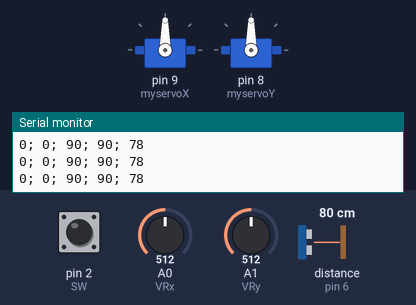
The sketch below on a simulated Arduino Uno, built with avr-gcc and run on an emulated ATmega328P. On the bench: 2 × servo, the last lines printed to the serial monitor. Wiring (inferred from the names in the program): ultrasonic range finder: trigger pin 7; echo pin 6. The inputs (shaded band) are chosen by the test bench; at power-on: A1 (VRy) = 512, A0 (VRx) = 512, pin 2 (SW) HIGH, distance to the obstacle (sensor on pin 6) 80 cm. The echo pulse lasts 58.3 µs per cm.

Above: at 1.2 s.
1.3 s: A1 (VRy) set to 876
2.8 s: A1 (VRy) set to 902
At 3.13 s:
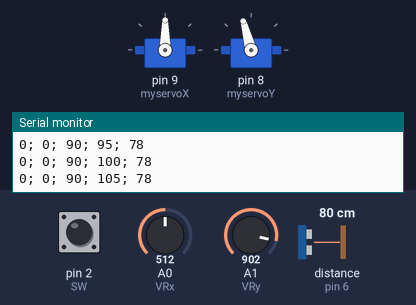
At 5.5 s:
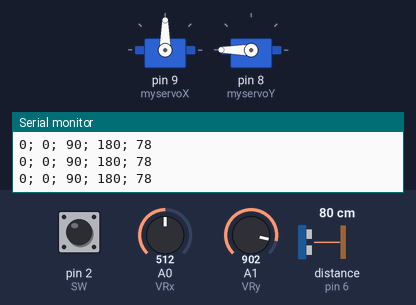
5.8 s: A0 (VRx) set to 142
7.3 s: A0 (VRx) set to 122
At 9.9 s:
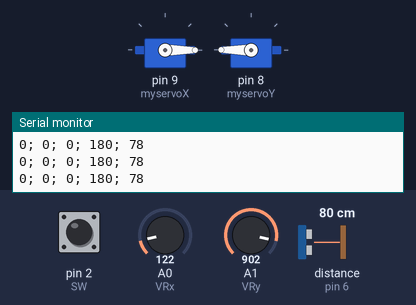
10.3 s: pin 2 (SW) pulled LOW for 1 s
At 11.53 s:
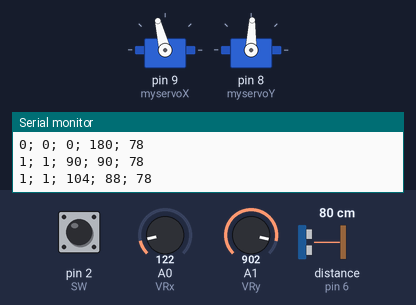
13.3 s: pin 2 (SW) pulled LOW for 0.15 s
Timing chart, 0 to 17.2 s (numbered marks = the images above; inputs shaded):
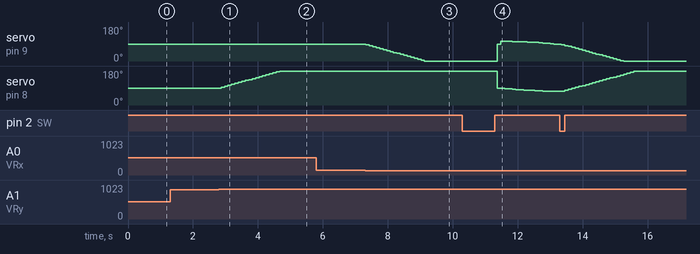

Measured:
- the behaviour switches between 883 and 884 on A1 (VRy) (found by bisection; images 0 and 1)
- the behaviour switches between 134 and 133 on A0 (VRx) (found by bisection; images 2 and 3)
- after the input at 2.8 s, servo on pin 8 (myservoY): moves from 90° to 180° over 1.8 s, starting after 0.07 s
- after the input at 7.3 s, servo on pin 9 (myservoX): moves from 90° to 0° over 1.8 s, starting at once
- after the input at 10.3 s, servo on pin 9 (myservoX): ramps from 104° to 88° and jumps back, once every 0.12 s; servo on pin 8 (myservoY): moves from 180° to 73° over 1.5 s, starting after 1.1 s

The sketch:

Arm.ino
```cpp
#include <math.h>
#include <Servo.h>

// Servo setup for default values
int servoAngleX = 90;
int servoAngleY = 90;
int midpointX = 90;
int midpointY = 90;

// Setup for switching between manual and algorithmic arm movement
int SW = 2;
int SW_state_new = 0;
int SW_state_old = 1;
int SW_state = 0; // 0: manual; 1: algorithmic

// Setup for manual arm movement
Servo myservoX;
Servo myservoY;
int VRx = A0;
int VRy = A1;
// For servo calibration
const int XCenterVal = 533, YCenterVal = 484;  //  Values of pot input when centered
const int XpotSpeed = 75, YpotSpeed = 75;  // Scale value for controlling speed of movement (higher=slower)
const int errorAmount = 400;

// Setup for algorithic arm movement
int mode = 0; // 0: found close object; 1: finding close object
// For the swirl formula
const double inside = -9.96668;
double t = 0;
// For sonar distance calculation
const int echoPin = 6;
const int trigPin = 7;
int time = 0;

void setup() {
  pinMode(trigPin, OUTPUT); // Sets the trigPin as an OUTPUT
  pinMode(echoPin, INPUT); // Sets the echoPin as an INPUT
  Serial.begin(9600); // // Serial Communication is starting with 9600 of baudrate speed
  Serial.println("Ultrasonic Sensor HC-SR04 Test"); // print some text in Serial Monitor
  Serial.println("with Arduino UNO R3");

  pinMode(VRx, INPUT); // Joystick X
  pinMode(VRy, INPUT); // Joystick Y
  pinMode(SW, INPUT_PULLUP); // Joystick button

  myservoX.attach(9); // Output for first servo
  myservoY.attach(8); // Output for second servo
}

void loop()
{
  // Toggle for algorithmic or manual crane movement
  SW_state_new = digitalRead(SW);
  if (SW_state_new != SW_state_old) {
    if (SW_state_new == 1) {
      SW_state = !SW_state;

      // Algorithm begins at last crane location
      midpointX = servoAngleX;
      midpointY = servoAngleY;
    }
    SW_state_old = SW_state_new;
  }

  // Manual arm movement
  if (SW_state == 0) {
    int XpotVal = analogRead(VRx) - XCenterVal;
    int YpotVal = analogRead(VRy) - YCenterVal;
    if (abs(XpotVal) < errorAmount) { XpotVal = 0; }
    if (abs(YpotVal) < errorAmount) { YpotVal = 0; }
    servoAngleX = servoAngleX + (XpotVal/XpotSpeed);
    servoAngleY = servoAngleY + (YpotVal/YpotSpeed);
    if (servoAngleX > 180) { servoAngleX = 180; }
    if (servoAngleY > 180) { servoAngleY = 180; }
    if (servoAngleX < 0) { servoAngleX = 0; }
    if (servoAngleY < 0) { servoAngleY = 0; }
  }

  // Algorithmic arm movement
  if (SW_state == 1) {
    if (getSonarDistance() > 20 && mode == 0) {
      mode = 1;
      t = 25;
    } else if (getSonarDistance() < 20) {
      mode = 0;
      midpointX = servoAngleX;
      midpointY = servoAngleY;
    }
    if (mode == 1) {
      if (t > 0 && servoAngleX < 180 && servoAngleX > 0 && servoAngleY < 180 && servoAngleY > 0) {
        double r = 180 * exp(t/inside);
        servoAngleX = midpointX + r*cos(t);
        servoAngleY = midpointY + r*sin(t);
        t = t - 0.1;
      } else {
        t = 25;
        midpointX = 90;
        midpointY = 90;
        servoAngleX = 90;
        servoAngleY = 90;
      }
    }
  }

  // Set crane servo angles
  myservoX.write(servoAngleX);
  myservoY.write(servoAngleY);

  Serial.print(mode);
  Serial.print("; ");
  Serial.print(SW_state);
  Serial.print("; ");
  Serial.print(servoAngleX);
  Serial.print("; ");
  Serial.print(servoAngleY);
  Serial.print("; ");
  Serial.println(getSonarDistance());

  delay(100);
}


// serial print variable type
void types(String a) { Serial.println("it's a String"); }
void types(int a) { Serial.println("it's an int"); }
void types(char *a) { Serial.println("it's a char*"); }
void types(float a) { Serial.println("it's a float"); }
void types(bool a) { Serial.println("it's a bool"); }


void printDouble( double val, unsigned int precision){
// prints val with number of decimal places determine by precision
// NOTE: precision is 1 followed by the number of zeros for the desired number of decimial places
// example: printDouble( 3.1415, 100); // prints 3.14 (two decimal places)

    Serial.print (int(val));  //prints the int part
    Serial.print("."); // print the decimal point
    unsigned int frac;
    if(val >= 0)
        frac = (val - int(val)) * precision;
    else
        frac = (int(val)- val ) * precision;
    Serial.println(frac,DEC) ;
}


// Calculate the distance of the nearest object that sonar senses
int getSonarDistance() {
  // Clears the trigPin condition
  digitalWrite(trigPin, LOW);
  delayMicroseconds(2);
  // Sets the trigPin HIGH (ACTIVE) for 10 microseconds
  digitalWrite(trigPin, HIGH);
  delayMicroseconds(10);
  digitalWrite(trigPin, LOW);
  // Reads the echoPin, returns the sound wave travel time in microseconds
  int duration = pulseIn(echoPin, HIGH);
  // Calculating the distance
  int distance = distance = duration * 0.034 / 2; // Speed of sound wave divided by 2 (go and back)
  return distance;
}
```
